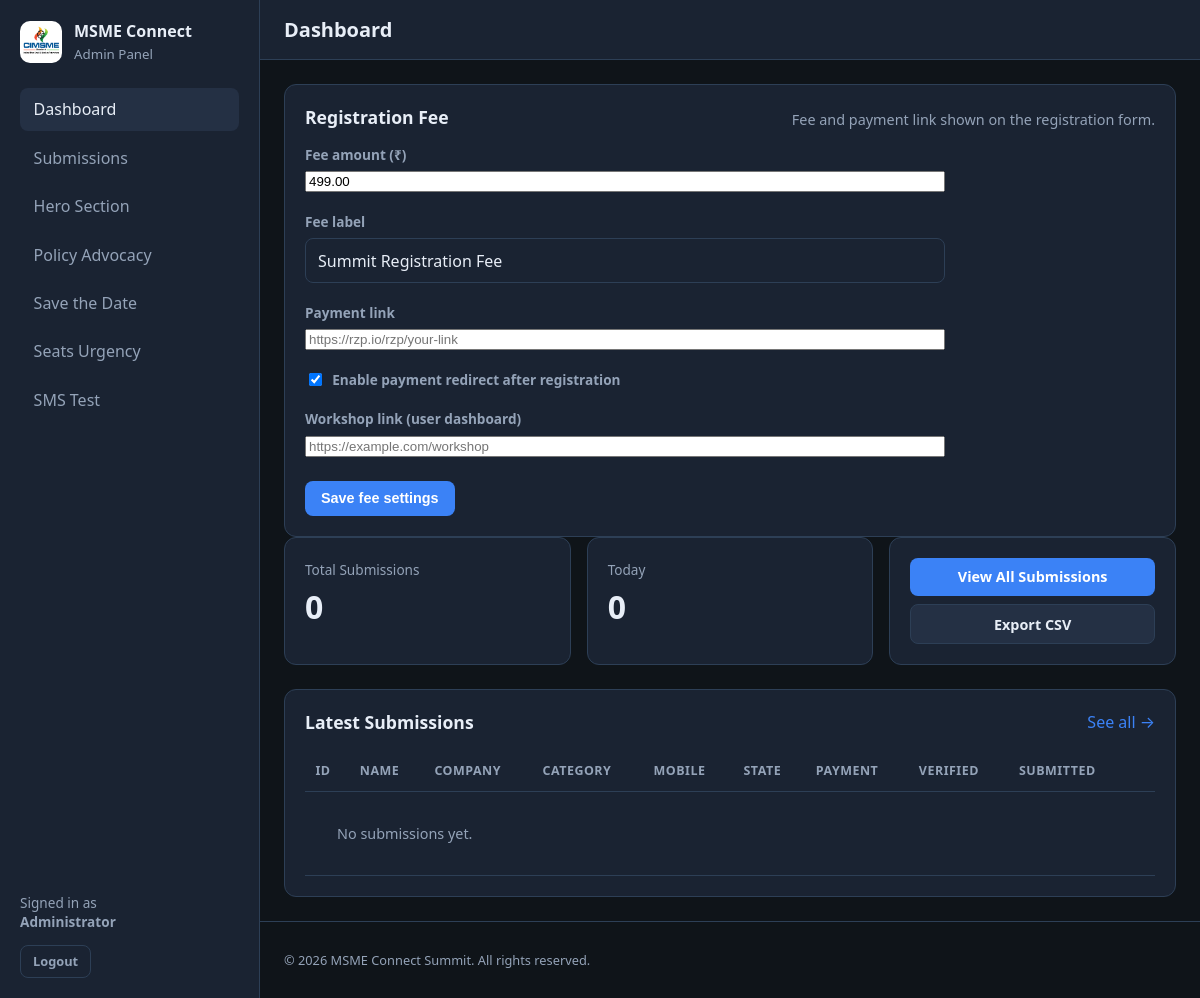
Page /admin/dashboard.php (signed in) on the committed database.
### tables this page shows
CREATE TABLE IF NOT EXISTS `registration_settings` (
  `id` TINYINT UNSIGNED NOT NULL,
  `amount_paise` INT UNSIGNED NOT NULL DEFAULT 0,
  `currency` CHAR(3) NOT NULL DEFAULT 'INR',
  `fee_label` VARCHAR(120) NULL DEFAULT NULL,
  `payment_enabled` TINYINT(1) NOT NULL DEFAULT 1,
  `payment_url` VARCHAR(500) NULL DEFAULT NULL,
  `workshop_url` VARCHAR(500) NULL DEFAULT NULL,
  `updated_at` TIMESTAMP NOT NULL DEFAULT CURRENT_TIMESTAMP ON UPDATE CURRENT_TIMESTAMP,
  PRIMARY KEY (`id`)
);

### config/config.php (called while the page is built, shortened)
<?php
if (!function_exists('msme_load_env_file')) {
    function msme_load_env_file(): void
    {
        $envPath = dirname(__DIR__) . '/.env';
        if (!is_readable($envPath)) {
            return;
        }
    }
}
return $GLOBALS['msme_app_config'];

### includes/helpers.php (called while the page is built, shortened)
<?php
function app_config(): array
{
    $config = require dirname(__DIR__) . '/config/config.php';
    return $config;
}
function ensure_app_upload_directories(): void
{
    $ensured = true;
}

### config/database.php (called while the page is built, shortened)
<?php
require_once dirname(__DIR__) . '/includes/helpers.php';
require_once dirname(__DIR__) . '/includes/install.php';
final class Database
{
    private static ?PDO $connection = null;
    public static function getConnection(): PDO
    {
        $config = app_config();
        $db = $config['db'];
        $dsn = sprintf(
            'mysql:host=%s;port=%d;dbname=%s;charset=%s',
            $db['host'],
            $db['port'],
            $db['name'],
            $db['charset']
        );
        $options = [
            PDO::ATTR_ERRMODE => PDO::ERRMODE_EXCEPTION,
            PDO::ATTR_DEFAULT_FETCH_MODE => PDO::FETCH_ASSOC,
            PDO::ATTR_EMULATE_PREPARES => false,
            PDO::MYSQL_ATTR_INIT_COMMAND => 'SET NAMES utf8mb4 COLLATE utf8mb4_unicode_ci',
        ];
        self::$connection = new PDO($dsn, $db['user'], $db['pass'], $options);
        ensure_database_schema(self::$connection);
        return self::$connection;
    }
}

### includes/install.php (called while the page is built, shortened)
<?php
function ensure_database_schema(PDO $db): void
{
    $stmt = $db->query("SHOW COLUMNS FROM `registrations` LIKE 'company_name'");
    $paymentCol = $db->query("SHOW COLUMNS FROM `registrations` LIKE 'payment_status'")->fetch();
    $verifiedCol = $db->query("SHOW COLUMNS FROM `registrations` LIKE 'is_verified'")->fetch();
    $db->exec(
        'CREATE TABLE IF NOT EXISTS `policy_advocacy` (
          `id` TINYINT UNSIGNED NOT NULL,
          `section_title` VARCHAR(120) NULL DEFAULT NULL,
          `section_message` TEXT NULL,
          `is_active` TINYINT(1) NOT NULL DEFAULT 1,
          `updated_at` TIMESTAMP NOT NULL DEFAULT CURRENT_TIMESTAMP ON UPDATE CURRENT_TIMESTAMP,
          PRIMARY KEY (`id`)
        ) ENGINE=InnoDB DEFAULT CHARSET=utf8mb4 COLLATE=utf8mb4_unicode_ci'
    );
    $db->exec(
        'CREATE TABLE IF NOT EXISTS `policy_advocacy_cards` (
          `id` INT UNSIGNED NOT NULL AUTO_INCREMENT,
          `message` TEXT NULL,
          `image_path` VARCHAR(255) NOT NULL,
          `sort_order` INT UNSIGNED NOT NULL DEFAULT 0,
          `is_active` TINYINT(1) NOT NULL DEFAULT 1,
          `created_at` TIMESTAMP NOT NULL DEFAULT CURRENT_TIMESTAMP,
          `updated_at` TIMESTAMP NOT NULL DEFAULT CURRENT_TIMESTAMP ON UPDATE CURRENT_TIMESTAMP,
          PRIMARY KEY (`id`),
          KEY `idx_policy_advocacy_cards_sort` (`sort_order`, `is_active`)
        ) ENGINE=InnoDB DEFAULT CHARSET=utf8mb4 COLLATE=utf8mb4_unicode_ci'
    );
    ensure_policy_advocacy_schema($db);
    ensure_hero_schema($db);
    ensure_save_the_date_schema($db);
    ensure_seats_urgency_schema($db);
    ensure_registration_payment_schema($db);
}
function ensure_registration_payment_schema(PDO $db): void
{
    $db->exec(
        'CREATE TABLE IF NOT EXISTS `registration_settings` (
          `id` TINYINT UNSIGNED NOT NULL,
          `amount_paise` INT UNSIGNED NOT NULL DEFAULT 0,
          `currency` CHAR(3) NOT NULL DEFAULT \'INR\',
          `fee_label` VARCHAR(120) NULL DEFAULT NULL,
          `payment_enabled` TINYINT(1) NOT NULL DEFAULT 1,
          `payment_url` VARCHAR(500) NULL DEFAULT NULL,
          `workshop_url` VARCHAR(500) NULL DEFAULT NULL,
          `updated_at` TIMESTAMP NOT NULL DEFAULT CURRENT_TIMESTAMP ON UPDATE CURRENT_TIMESTAMP,
          PRIMARY KEY (`id`)
        ) ENGINE=InnoDB DEFAULT CHARSET=utf8mb4 COLLATE=utf8mb4_unicode_ci'
    );
    $db->exec(
        'CREATE TABLE IF NOT EXISTS `payment_orders` (
          `id` BIGINT UNSIGNED NOT NULL AUTO_INCREMENT,
          `registration_id` BIGINT UNSIGNED NOT NULL,
          `cashfree_order_id` VARCHAR(80) NOT NULL,
          `cashfree_payment_id` VARCHAR(64) NULL DEFAULT NULL,
          `payment_session_id` VARCHAR(255) NOT NULL,
          `amount_paise` INT UNSIGNED NOT NULL,
          `currency` CHAR(3) NOT NULL DEFAULT \'INR\',
          `status` ENUM(\'created\', \'paid\', \'failed\') NOT NULL DEFAULT \'created\',
          `created_at` TIMESTAMP NOT NULL DEFAULT CURRENT_TIMESTAMP,
          `updated_at` TIMESTAMP NOT NULL DEFAULT CURRENT_TIMESTAMP ON UPDATE CURRENT_TIMESTAMP,
          PRIMARY KEY (`id`),
          UNIQUE KEY `uk_payment_orders_cashfree_order_id` (`cashfree_order_id`),
          KEY `idx_payment_orders_registration_id` (`registration_id`),
          CONSTRAINT `fk_payment_orders_registration`
            FOREIGN KEY (`registration_id`) REFERENCES `registrations` (`id`)
            ON DELETE CASCADE ON UPDATE CASCADE
        ) ENGINE=InnoDB DEFAULT CHARSET=utf8mb4 COLLATE=utf8mb4_unicode_ci'
    );
    $paymentUrlCol = $db->query("SHOW COLUMNS FROM `registration_settings` LIKE 'payment_url'")->fetch();
    $settingsCount = (int) $db->query('SELECT COUNT(*) FROM registration_settings')->fetchColumn();
    $workshopCol = $db->query("SHOW COLUMNS FROM `registration_settings` LIKE 'workshop_url'");
}
function ensure_policy_advocacy_schema(PDO $db): void
{
    $sectionCount = (int) $db->query('SELECT COUNT(*) FROM `policy_advocacy`')->fetchColumn();
    $titleCol = $db->query("SHOW COLUMNS FROM `policy_advocacy` LIKE 'title'")->fetch();
    $sectionTitleCol = $db->query("SHOW COLUMNS FROM `policy_advocacy` LIKE 'section_title'")->fetch();
    $sectionMessageCol = $db->query("SHOW COLUMNS FROM `policy_advocacy` LIKE 'section_message'")->fetch();
    $cardsCount = (int) $db->query('SELECT COUNT(*) FROM policy_advocacy_cards')->fetchColumn();
}
function ensure_hero_schema(PDO $db): void
{
    $db->exec(
        'CREATE TABLE IF NOT EXISTS `hero_section` (
          `id` TINYINT UNSIGNED NOT NULL,
          `badge` VARCHAR(80) NULL DEFAULT NULL,
          `title` VARCHAR(200) NOT NULL,
          `subtitle` TEXT NULL,
          `guest_label` VARCHAR(80) NULL DEFAULT NULL,
          `guest_name` VARCHAR(120) NULL DEFAULT NULL,
          `guest_role` TEXT NULL,
          `copy_text` TEXT NULL,
          `register_url` VARCHAR(255) NOT NULL DEFAULT \'register.html\',
          `chat_url` VARCHAR(500) NULL DEFAULT NULL,
          `fee_note` VARCHAR(255) NULL DEFAULT NULL,
          `is_active` TINYINT(1) NOT NULL DEFAULT 1,
          `updated_at` TIMESTAMP NOT NULL DEFAULT CURRENT_TIMESTAMP ON UPDATE CURRENT_TIMESTAMP,
          PRIMARY KEY (`id`)
        ) ENGINE=InnoDB DEFAULT CHARSET=utf8mb4 COLLATE=utf8mb4_unicode_ci'
    );
    $db->exec(
        'CREATE TABLE IF NOT EXISTS `hero_meta_items` (
          `id` INT UNSIGNED NOT NULL AUTO_INCREMENT,
          `label` VARCHAR(40) NOT NULL,
          `value` VARCHAR(200) NOT NULL,
          `icon` VARCHAR(16) NOT NULL DEFAULT \'📅\',
          `sort_order` INT UNSIGNED NOT NULL DEFAULT 0,
          PRIMARY KEY (`id`),
          KEY `idx_hero_meta_sort` (`sort_order`)
        ) ENGINE=InnoDB DEFAULT CHARSET=utf8mb4 COLLATE=utf8mb4_unicode_ci'
    );
    $db->exec(
        'CREATE TABLE IF NOT EXISTS `hero_highlights` (
          `id` INT UNSIGNED NOT NULL AUTO_INCREMENT,
          `text` VARCHAR(80) NOT NULL,
          `sort_order` INT UNSIGNED NOT NULL DEFAULT 0,
          PRIMARY KEY (`id`),
          KEY `idx_hero_highlights_sort` (`sort_order`)
        ) ENGINE=InnoDB DEFAULT CHARSET=utf8mb4 COLLATE=utf8mb4_unicode_ci'
    );
    $sectionCount = (int) $db->query('SELECT COUNT(*) FROM `hero_section`')->fetchColumn();
    $metaCount = (int) $db->query('SELECT COUNT(*) FROM hero_meta_items')->fetchColumn();
    $highlightCount = (int) $db->query('SELECT COUNT(*) FROM hero_highlights')->fetchColumn();
}
function ensure_save_the_date_schema(PDO $db): void
{
    $db->exec(
        'CREATE TABLE IF NOT EXISTS `save_the_date_section` (
          `id` TINYINT UNSIGNED NOT NULL,
          `badge` VARCHAR(80) NULL DEFAULT NULL,
          `tagline` VARCHAR(120) NULL DEFAULT NULL,
          `headline` VARCHAR(200) NOT NULL,
          `copy_text` TEXT NULL,
          `is_active` TINYINT(1) NOT NULL DEFAULT 1,
          `updated_at` TIMESTAMP NOT NULL DEFAULT CURRENT_TIMESTAMP ON UPDATE CURRENT_TIMESTAMP,
          PRIMARY KEY (`id`)
        ) ENGINE=InnoDB DEFAULT CHARSET=utf8mb4 COLLATE=utf8mb4_unicode_ci'
    );
    $db->exec(
        'CREATE TABLE IF NOT EXISTS `save_the_date_details` (
          `id` INT UNSIGNED NOT NULL AUTO_INCREMENT,
          `text` VARCHAR(120) NOT NULL,
          `sort_order` INT UNSIGNED NOT NULL DEFAULT 0,
          PRIMARY KEY (`id`),
          KEY `idx_save_the_date_details_sort` (`sort_order`)
        ) ENGINE=InnoDB DEFAULT CHARSET=utf8mb4 COLLATE=utf8mb4_unicode_ci'
    );
    $sectionCount = (int) $db->query('SELECT COUNT(*) FROM `save_the_date_section`')->fetchColumn();
    $detailCount = (int) $db->query('SELECT COUNT(*) FROM save_the_date_details')->fetchColumn();
}
function ensure_seats_urgency_schema(PDO $db): void
{
    $db->exec(
        'CREATE TABLE IF NOT EXISTS `seats_urgency_banner` (
          `id` TINYINT UNSIGNED NOT NULL,
          `message_text` VARCHAR(255) NOT NULL DEFAULT \'\',
          `spots_left` SMALLINT UNSIGNED NOT NULL DEFAULT 0,
          `progress_percent` TINYINT UNSIGNED NOT NULL DEFAULT 0,
          `is_active` TINYINT(1) NOT NULL DEFAULT 1,
          `updated_at` TIMESTAMP NOT NULL DEFAULT CURRENT_TIMESTAMP ON UPDATE CURRENT_TIMESTAMP,
          PRIMARY KEY (`id`)
        ) ENGINE=InnoDB DEFAULT CHARSET=utf8mb4 COLLATE=utf8mb4_unicode_ci'
    );
    $sectionCount = (int) $db->query('SELECT COUNT(*) FROM `seats_urgency_banner`')->fetchColumn();
}

### includes/RegistrationRepository.php (called while the page is built, shortened)
<?php
final class RegistrationRepository
{
    private PDO $db;
    public function __construct(?PDO $db = null)
    {
        $this->db = $db ?? Database::getConnection();
    }
    public function countAll(): int
    {
        return (int) $this->db->query('SELECT COUNT(*) FROM registrations')->fetchColumn();
    }
    public function countToday(): int
    {
        $stmt = $this->db->query(
            "SELECT COUNT(*) FROM registrations WHERE DATE(created_at) = CURDATE()"
        );
        return (int) $stmt->fetchColumn();
    }
    public function getLatest(int $limit = 10): array
    {
        $stmt = $this->db->prepare(
            'SELECT * FROM registrations ORDER BY created_at DESC LIMIT :limit'
        );
        $stmt->bindValue(':limit', $limit, PDO::PARAM_INT);
        $stmt->execute();
        return $stmt->fetchAll();
    }
    public function getRegistrationSettings(): array
    {
        $stmt = $this->db->query('SELECT * FROM registration_settings WHERE id = 1 LIMIT 1');
        $row = $stmt->fetch();
        return [
            'amount_paise' => (int) ($row['amount_paise'] ?? 0),
            'currency' => (string) ($row['currency'] ?? 'INR'),
            'fee_label' => (string) ($row['fee_label'] ?? 'Registration Fee'),
            'payment_enabled' => (int) ($row['payment_enabled'] ?? 0),
            'payment_url' => (string) ($row['payment_url'] ?? ''),
            'workshop_url' => (string) ($row['workshop_url'] ?? ''),
        ];
    }
}

### admin/dashboard.php (the view, shortened to what this page needs)
<?php
$repo = new RegistrationRepository();
$total = $repo->countAll();
$today = $repo->countToday();
$latest = $repo->getLatest(8);
$registrationSettings = $repo->getRegistrationSettings();
$feeRupees = number_format(((int) ($registrationSettings['amount_paise'] ?? 0)) / 100, 2, '.', '');
require __DIR__ . '/includes/header.php';
?>
<section class="panel">
  <div class="panel-head">
    <h2>Registration Fee</h2>
    <p class="panel-sub">Fee and payment link shown on the registration form.</p>
  </div>
  <form method="post" class="admin-form">
    <label class="field">
      <span>Fee amount (₹)</span>
      <input
        type="number"
        name="registration_fee"
        min="0"
        max="999999"
        step="0.01"
        value="<?= e($feeRupees) ?>"
        required
      />
    </label>
    <label class="field">
      <span>Fee label</span>
      <input
        type="text"
        name="fee_label"
        maxlength="120"
        value="<?= e((string) ($registrationSettings['fee_label'] ?? 'Registration Fee')) ?>"
        placeholder="Summit Registration Fee"
      />
    </label>
    <label class="field">
      <span>Payment link</span>
      <input
        type="url"
        name="payment_url"
        maxlength="500"
        value="<?= e((string) ($registrationSettings['payment_url'] ?? '')) ?>"
        placeholder="https://rzp.io/rzp/your-link"
      />
    </label>
    <label class="field field-checkbox">
      <input
        type="checkbox"
        name="payment_enabled"
        value="1"
        <?= !empty($registrationSettings['payment_enabled']) ? 'checked' : '' ?>
      />
      <span>Enable payment redirect after registration</span>
    </label>
    <label class="field">
      <span>Workshop link (user dashboard)</span>
      <input
        type="url"
        name="workshop_url"
        maxlength="500"
        value="<?= e((string) ($registrationSettings['workshop_url'] ?? '')) ?>"
        placeholder="https://example.com/workshop"
      />
    </label>
    <div class="form-actions">
      <button type="submit" class="btn btn-primary">Save fee settings</button>
    </div>
  </form>
</section>
<section class="stats-grid">
  <article class="stat-card">
    <span class="stat-label">Total Submissions</span>
    <strong class="stat-value"><?= number_format($total) ?></strong>
  </article>
  <article class="stat-card">
    <span class="stat-label">Today</span>
    <strong class="stat-value"><?= number_format($today) ?></strong>
  </article>
  <article class="stat-card stat-card-action">
    <a href="submissions.php" class="btn btn-primary">View All Submissions</a>
    <a href="export.php" class="btn btn-secondary">Export CSV</a>
  </article>
</section>
<section class="panel">
  <div class="panel-head">
    <h2>Latest Submissions</h2>
    <a href="submissions.php">See all →</a>
  </div>
  <div class="table-wrap">
    <table class="data-table">
      <thead>
        <tr>
          <th>ID</th>
          <th>Name</th>
          <th>Company</th>
          <th>Category</th>
          <th>Mobile</th>
          <th>State</th>
          <th>Payment</th>
          <th>Verified</th>
          <th>Submitted</th>
          <th></th>
        </tr>
      </thead>
      <tbody>
        <?php if ($latest === []): ?>
          <tr><td colspan="10" class="empty-cell">No submissions yet.</td></tr>
        <?php endif; ?>
      </tbody>
    </table>
  </div>
</section>
<?php require __DIR__ . '/includes/footer.php'; ?>

### rows in the picture
registration_settings: registration_fee "499.00", fee_label "Summit Registration Fee", payment_enabled "☑"

### other values in the picture
$adminName "Administrator"
$pageTitle "Dashboard"
$total "0"
$today "0"
app_config()['app_name'] "MSME Connect Summit"
